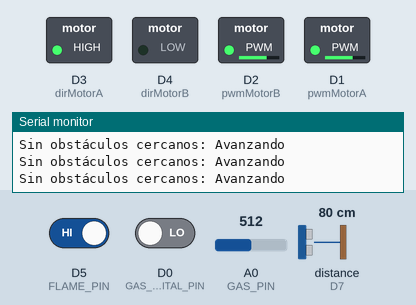
Recording of a sketch running on a simulated ESP8266 (NodeMCU). Parts: switched loads named in the sketch (green lamp = pin HIGH), the last lines printed to the serial monitor. Wiring (inferred from the names in the program): ultrasonic range finder: trigger D6; echo D7. The inputs (shaded band) are chosen by the test bench; at power-on: distance to the obstacle (sensor on D7) 80 cm, D5 (FLAME_PIN) HIGH, D0 (GAS_DIGITAL_PIN) LOW, A0 (GAS_PIN) = 512. The echo pulse lasts 58.3 µs per cm; WiFi joins after 1.5 s; servers stay silent unless stated; random numbers use the default seed unless the sketch sets one; no MQTT or app messages arrive unless stated; pins used as bus, display or sensor lines are not drawn.

Above: at 2.7 s.
2.8 s: distance to the obstacle (sensor on D7) set to 23 cm
4.3 s: distance to the obstacle (sensor on D7) set to 19 cm
At 5.0 s:
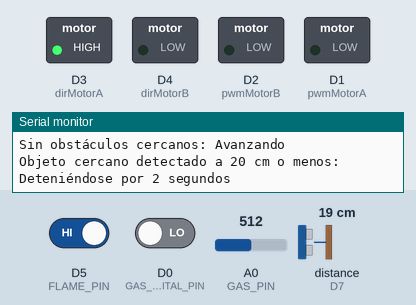
At 7.1 s:
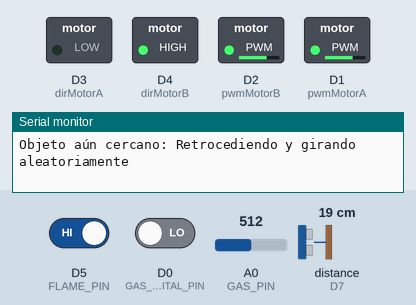
7.3 s: D5 (FLAME_PIN) driven LOW
At 10.4 s:
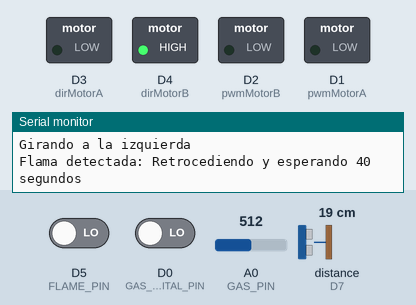
Timing chart, 0 to 51.1 s (numbered marks = the images above; inputs shaded):
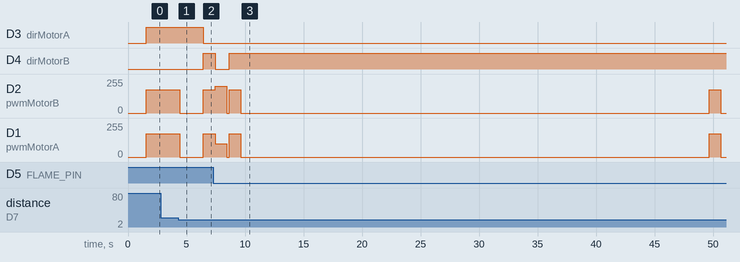

The sketch:

Bomberos.ino
```cpp
#include <ESP8266WiFi.h>
#include <PubSubClient.h>
#include <stdlib.h> // Para generar números aleatorios

// Pines para motores
const int pwmMotorA = D1;
const int pwmMotorB = D2;
const int dirMotorA = D3;
const int dirMotorB = D4;

// Pines para sensores
#define FLAME_PIN D5
#define GAS_PIN A0  // Pin analógico A0 para sensor de gas (lectura analógica)
#define GAS_DIGITAL_PIN D0 // Pin digital D0 para sensor de gas
#define TRIG_PIN D6
#define ECHO_PIN D7

// Configuración de la red WiFi
const char *ssid = "Familia_Nativi";
const char *passwd = "le260206N";

// Configuración de MQTT
char *server = "192.168.1.27"; // Dirección de tu broker MQTT
int port = 1883;
const char *mqtt_user = "bomberos";
const char *mqtt_password = "le260206N";

WiFiClient wlanclient;
PubSubClient mqttClient(wlanclient);

// Función para medir la distancia con el sensor ultrasónico
float measureDistance() {
  digitalWrite(TRIG_PIN, LOW);
  delayMicroseconds(2);
  digitalWrite(TRIG_PIN, HIGH);
  delayMicroseconds(10);
  digitalWrite(TRIG_PIN, LOW);

  long duration = pulseIn(ECHO_PIN, HIGH, 30000); // Timeout de 30ms
  if (duration == 0) {
    return -1; // Sin eco
  }
  return (duration * 0.034) / 2; // Conversión a cm
}

// Control de los motores
void moveForward(int speed) {
  digitalWrite(dirMotorA, HIGH);
  digitalWrite(dirMotorB, LOW);
  analogWrite(pwmMotorA, speed);
  analogWrite(pwmMotorB, speed);
}

void moveBackward(int speed) {
  digitalWrite(dirMotorA, LOW);
  digitalWrite(dirMotorB, HIGH);
  analogWrite(pwmMotorA, speed);
  analogWrite(pwmMotorB, speed);
}

void stopMotors() {
  analogWrite(pwmMotorA, 0);
  analogWrite(pwmMotorB, 0);
}

// Girar aleatoriamente
void turnRandom() {
  int randomTurn = random(0, 2); // Genera 0 (derecha) o 1 (izquierda)
  if (randomTurn == 0) {
    Serial.println("Girando a la derecha");
    digitalWrite(dirMotorA, HIGH);
    digitalWrite(dirMotorB, HIGH);
    analogWrite(pwmMotorA, 200);
    analogWrite(pwmMotorB, 100); // Gira más hacia la derecha
  } else {
    Serial.println("Girando a la izquierda");
    digitalWrite(dirMotorA, LOW);
    digitalWrite(dirMotorB, LOW);
    analogWrite(pwmMotorA, 100); // Gira más hacia la izquierda
    analogWrite(pwmMotorB, 200);
  }
  delay(1000);
  stopMotors();
}

// Función para publicar mensajes en el broker MQTT
void logToSerialAndMQTT(const char* message) {
  Serial.println(message);
  mqttClient.publish("/robot/log", message); // Publicar mensaje en MQTT
}

// Función de configuración inicial
void setup() {
  // Configuración de pines para motores
  pinMode(pwmMotorA, OUTPUT);
  pinMode(pwmMotorB, OUTPUT);
  pinMode(dirMotorA, OUTPUT);
  pinMode(dirMotorB, OUTPUT);

  // Configuración de pines para sensores
  pinMode(FLAME_PIN, INPUT);
  pinMode(GAS_DIGITAL_PIN, INPUT);  // Configuración para pin digital
  pinMode(TRIG_PIN, OUTPUT);
  pinMode(ECHO_PIN, INPUT);

  // Conectar a WiFi
  Serial.begin(115200);
  WiFi.begin(ssid, passwd);
  while (WiFi.status() != WL_CONNECTED) {
    delay(500);
    Serial.print(".");
  }
  Serial.println("Conectado a WiFi");

  mqttClient.setServer(server, port);
  if (mqttClient.connect("ESP8266Client", mqtt_user, mqtt_password)) {
    Serial.println("Conectado al Broker MQTT");
  } else {
    Serial.println("Error al conectar al Broker MQTT");
  }
}

// Bucle principal
void loop() {
  // Verificar la conexión Wi-Fi y MQTT
  if (WiFi.status() != WL_CONNECTED) WiFi.begin(ssid, passwd);
  if (!mqttClient.connected()) mqttClient.connect("ESP8266Client", mqtt_user, mqtt_password);
  mqttClient.loop();

  // Sensores
  int flameState = digitalRead(FLAME_PIN);
  int gasState = analogRead(GAS_PIN);  // Lectura analógica del sensor de gas
  int gasDigitalState = digitalRead(GAS_DIGITAL_PIN);  // Lectura digital (opcional)
  float distance = measureDistance();

  // Publicar datos a MQTT
  char msgFlame[50], msgGas[50], msgDistance[50];
  snprintf(msgFlame, 50, "Flama: %s", (flameState == LOW) ? "Detectada" : "No detectada");
  snprintf(msgGas, 50, "Gas: %d", gasState);
  snprintf(msgDistance, 50, "Distancia: %.2f cm", distance);
  mqttClient.publish("/sensor/flame", msgFlame);
  mqttClient.publish("/sensor/gas", msgGas);
  mqttClient.publish("/sensor/distance", msgDistance);

  // Si se detecta flama, retroceder y esperar 40 segundos
  if (flameState == LOW) {
    logToSerialAndMQTT("Flama detectada: Retrocediendo y esperando 40 segundos");
    moveBackward(175);
    delay(1000); // Retroceder durante 1 segundo
    stopMotors();
    delay(40000); // Esperar 40 segundos
    return; // Saltar el resto del loop y volver a empezar
  }

  // Si se detecta algo a 20 cm o menos, detenerse por 2 segundos
  if (distance <= 20 && distance > 0) {
    logToSerialAndMQTT("Objeto cercano detectado a 20 cm o menos: Deteniéndose por 2 segundos");
    stopMotors();
    delay(2000); // Detenerse por 2 segundos

    // Verificar la distancia de nuevo
    distance = measureDistance();
    if (distance <= 20) {
      // Si sigue a 20 cm o menos, retroceder y girar aleatoriamente
      logToSerialAndMQTT("Objeto aún cercano: Retrocediendo y girando aleatoriamente");
      moveBackward(175);
      delay(1000); // Retrocede durante 1 segundo
      stopMotors();
      turnRandom(); // Girar aleatoriamente
    }
  } else {
    // Lógica de movimiento si no se detecta un objeto cercano
    logToSerialAndMQTT("Sin obstáculos cercanos: Avanzando");
    moveForward(175);
  }

  delay(200); // Retardo para evitar sobrecargar el procesador
}
```

Measured:
- the behaviour switches between 21 and 20 cm on distance to the obstacle (sensor on D7) (found by bisection; images 0 and 1)
- after the input at 4.3 s, D3 (dirMotorA): HIGH → LOW after 2.1 s; D4 (dirMotorB): LOW → HIGH after 2.1 s; D2 (pwmMotorB), D1 (pwmMotorA): 175/255 → 0/255 after 0.14 s, → 175/255 2.0 s later
